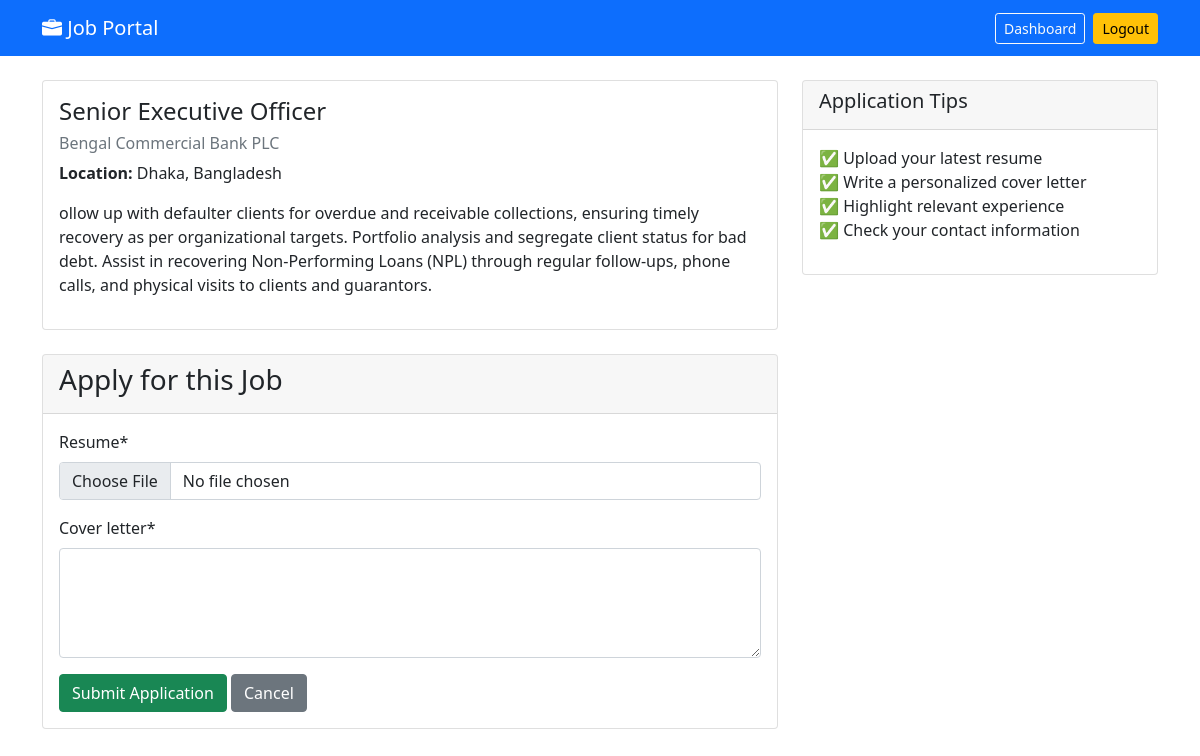
/jobs/2/apply/ (signed in), run on the app's committed database.
### jobs/models.py (models this page shows, shortened)
class Job(models.Model):
    title = models.CharField(max_length=200)
    company_name = models.CharField(max_length=200)
    location = models.CharField(max_length=200)
    description = models.TextField()
    posted_by = models.ForeignKey(User, on_delete=models.CASCADE)
    created_at = models.DateTimeField(auto_now_add=True)
    class Meta:
        ordering = ['-created_at']

### jobs/views.py (the view)
# urls.py: path('<int:pk>/apply/', views.apply_job, name='apply_job'),
@login_required
def apply_job(request, pk):
    job = get_object_or_404(Job, pk=pk)
    if job.posted_by == request.user:
        messages.error(request, 'You cannot apply to your own job posting.')
        return redirect('job_detail', pk=pk)
    try:
        profile = UserProfile.objects.get(user=request.user)
        if profile.user_type != 'applicant':
            messages.error(request, 'Only applicants can apply for jobs.')
            return redirect('job_detail', pk=pk)
    except UserProfile.DoesNotExist:
        messages.error(request, 'Please complete your profile.')
        return redirect('dashboard')
    if Application.objects.filter(job=job, applicant=request.user).exists():
        messages.warning(request, 'You have already applied for this job.')
        return redirect('job_detail', pk=pk)
    if request.method == 'POST':
        form = ApplicationForm(request.POST, request.FILES)
        if form.is_valid():
            application = form.save(commit=False)
            application.job = job
            application.applicant = request.user
            application.save()
            messages.success(request, 'Application submitted successfully!')
            return redirect('job_detail', pk=pk)
    else:
        form = ApplicationForm()
    return render(request, 'jobs/apply_job.html', {
        'form': form,
        'job': job
    })

### jobs/forms.py
class ApplicationForm(forms.ModelForm):
    class Meta:
        model = Application
        fields = ['resume', 'cover_letter']
        widgets = {
            'cover_letter': forms.Textarea(attrs={'rows': 4}),
        }

### accounts/context_processors.py (called while the page is built)
def user_profile(request):
    if request.user.is_authenticated:
        try:
            profile = UserProfile.objects.get(user=request.user)
            return {'user_type': profile.user_type}
        except UserProfile.DoesNotExist:
            return {'user_type': 'applicant'}
    return {'user_type': None}

### templates/jobs/apply_job.html (shortened to what this page needs)
{% extends 'base.html' %}
{% load crispy_forms_tags %}
{% block content %}
<div class="row">
    <div class="col-md-8">
        <div class="card mb-4">
            <div class="card-body">
                <h4>{{ job.title }}</h4>
                <h6 class="text-muted">{{ job.company_name }}</h6>
                <p><strong>Location:</strong> {{ job.location }}</p>
                <p>{{ job.description|truncatewords:50 }}</p>
            </div>
        </div>
        <div class="card">
            <div class="card-header">
                <h3>Apply for this Job</h3>
            </div>
            <div class="card-body">
                <form method="post" enctype="multipart/form-data">
                    {{ form|crispy }}
                    <div class="mt-3">
                        <button type="submit" class="btn btn-success">Submit Application</button>
                        <a href="{% url 'job_detail' job.pk %}" class="btn btn-secondary">Cancel</a>
                    </div>
                </form>
            </div>
        </div>
    </div>
    <div class="col-md-4">
        <div class="card">
            <div class="card-header">
                <h5>Application Tips</h5>
            </div>
            <div class="card-body">
                <ul class="list-unstyled">
                    <li>✅ Upload your latest resume</li>
                    <li>✅ Write a personalized cover letter</li>
                    <li>✅ Highlight relevant experience</li>
                    <li>✅ Check your contact information</li>
                </ul>
            </div>
        </div>
    </div>
</div>
{% endblock %}

### data on the page
Job: title "Senior Executive Officer", company_name "Bengal Commercial Bank PLC", location "Dhaka, Bangladesh", description "ollow up with defaulter clients for overdue and receivable collections, ensuring timely recovery as per organizational targets. Portfolio analysis and segregate client status for bad debt. Assist in recovering Non-Performing Loans (NPL) through regular follow-ups, phone calls, and physical visits to clients and guarantors."
